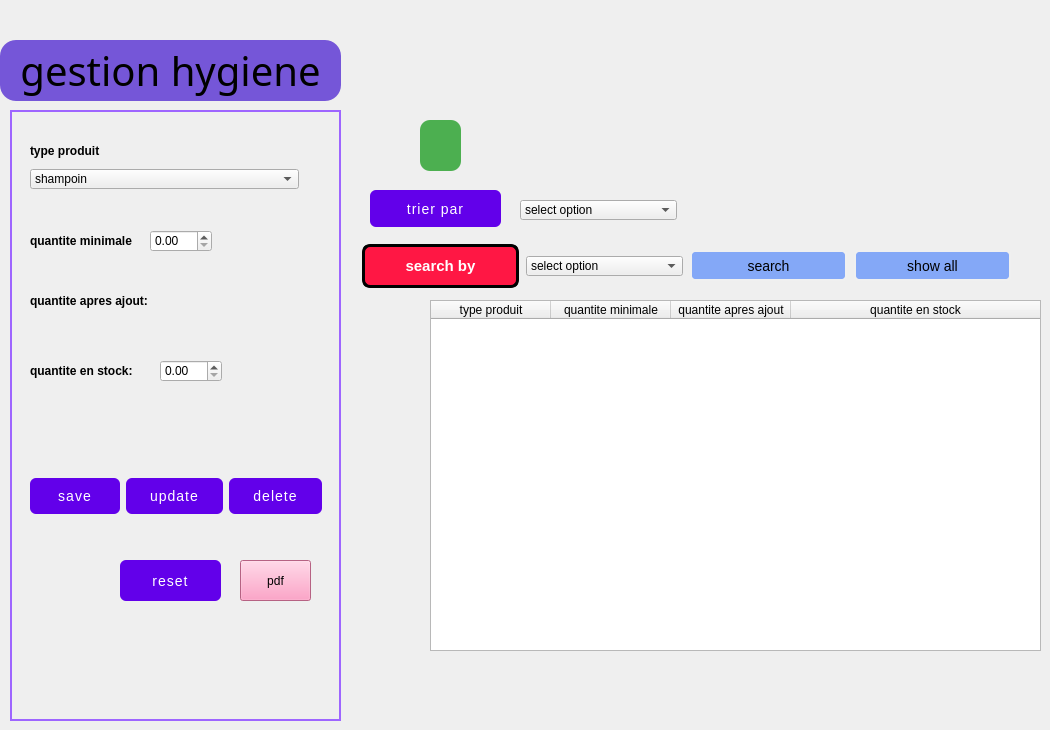
       <widget class="QWidget" name="notifications_page">
        <widget class="QLabel" name="title_label_2">
         <property name="geometry">
          <rect>
           <x>0</x>
           <y>40</y>
           <width>341</width>
           <height>61</height>
          </rect>
         </property>
         <property name="font">
          <font>
           <family>Script MT Bold</family>
           <pointsize>30</pointsize>
          </font>
         </property>
         <property name="styleSheet">
          <string notr="true">background-color:#7556d8;
border-radius:16px;</string>
         </property>
         <property name="text">
          <string>gestion hygiene</string>
         </property>
         <property name="alignment">
          <set>Qt::AlignCenter</set>
         </property>
        </widget>
        <widget class="QLabel" name="label_32">
         <property name="geometry">
          <rect>
           <x>770</x>
           <y>10</y>
           <width>200</width>
           <height>200</height>
          </rect>
         </property>
         <property name="minimumSize">
          <size>
           <width>40</width>
           <height>40</height>
          </size>
         </property>
         <property name="maximumSize">
          <size>
           <width>200</width>
           <height>200</height>
          </size>
         </property>
         <property name="text">
          <string/>
         </property>
         <property name="pixmap">
          <pixmap>:/images/img-hotellerie-produits.jpg</pixmap>
         </property>
         <property name="scaledContents">
          <bool>true</bool>
         </property>
        </widget>
        <widget class="QTableWidget" name="tableWidget_4">
         <property name="geometry">
          <rect>
           <x>430</x>
           <y>300</y>
           <width>611</width>
           <height>351</height>
          </rect>
         </property>
         <property name="focusPolicy">
          <enum>Qt::NoFocus</enum>
         </property>
         <property name="showGrid">
          <bool>false</bool>
         </property>
         <attribute name="horizontalHeaderMinimumSectionSize">
          <number>50</number>
         </attribute>
         <attribute name="horizontalHeaderDefaultSectionSize">
          <number>120</number>
         </attribute>
         <attribute name="horizontalHeaderStretchLastSection">
          <bool>true</bool>
         </attribute>
         <attribute name="verticalHeaderVisible">
          <bool>false</bool>
         </attribute>
         <column>
          <property name="text">
           <string>type produit</string>
          </property>
         </column>
         <column>
          <property name="text">
           <string>quantite minimale</string>
          </property>
         </column>
         <column>
          <property name="text">
           <string>quantite apres ajout</string>
          </property>
         </column>
         <column>
          <property name="text">
           <string>quantite en stock</string>
          </property>
         </column>
        </widget>
        <widget class="QLabel" name="label_31">
         <property name="geometry">
          <rect>
           <x>10</x>
           <y>110</y>
           <width>331</width>
           <height>611</height>
          </rect>
         </property>
         <property name="styleSheet">
          <string notr="true">border: 2px solid #9e65ff;</string>
         </property>
         <property name="text">
          <string/>
         </property>
        </widget>
        <widget class="QPushButton" name="pushButton_48">
         <property name="geometry">
          <rect>
           <x>120</x>
           <y>560</y>
           <width>101</width>
           <height>41</height>
          </rect>
         </property>
         <property name="styleSheet">
          <string notr="true">QPushButton {
    background-color: #6200ea;
    color: white;
    border-radius: 6px;
    padding: 10px 24px;
    font-size: 14px;
    letter-spacing: 1px;
    text-transform: uppercase;
    transition: background-color 0.3s ease;
}
QPushButton:hover {
    background-color: #3700b3;
}
QPushButton:pressed {
    background-color: #30009c;
}</string>
         </property>
         <property name="text">
          <string>reset</string>
         </property>
        </widget>
        <widget class="QWidget" name="layoutWidget_8">
         <property name="geometry">
          <rect>
           <x>30</x>
           <y>470</y>
           <width>292</width>
           <height>52</height>
          </rect>
         </property>
         <layout class="QHBoxLayout" name="horizontalLayout_17">
          <item>
           <widget class="QPushButton" name="pushButton_49">
            <property name="styleSheet">
             <string notr="true">QPushButton {
    background-color: #6200ea;
    color: white;
    border-radius: 6px;
    padding: 10px 24px;
    font-size: 14px;
    letter-spacing: 1px;
    text-transform: uppercase;
    transition: background-color 0.3s ease;
}
QPushButton:hover {
    background-color: #3700b3;
}
QPushButton:pressed {
    background-color: #30009c;
}
</string>
            </property>
            <property name="text">
             <string>save</string>
            </property>
           </widget>
          </item>
          <item>
           <widget class="QPushButton" name="pushButton_50">
            <property name="styleSheet">
             <string notr="true">QPushButton {
    background-color: #6200ea;
    color: white;
    border-radius: 6px;
    padding: 10px 24px;
    font-size: 14px;
    letter-spacing: 1px;
    text-transform: uppercase;
    transition: background-color 0.3s ease;
}
QPushButton:hover {
    background-color: #3700b3;
}
QPushButton:pressed {
    background-color: #30009c;
}</string>
            </property>
            <property name="text">
             <string>update</string>
            </property>
           </widget>
          </item>
          <item>
           <widget class="QPushButton" name="pushButton_51">
            <property name="styleSheet">
             <string notr="true">QPushButton {
    background-color: #6200ea;
    color: white;
    border-radius: 6px;
    padding: 10px 24px;
    font-size: 14px;
    letter-spacing: 1px;
    text-transform: uppercase;
    transition: background-color 0.3s ease;
}
QPushButton:hover {
    background-color: #3700b3;
}
QPushButton:pressed {
    background-color: #30009c;
}</string>
            </property>
            <property name="text">
             <string>delete</string>
            </property>
           </widget>
          </item>
         </layout>
        </widget>
        <widget class="QComboBox" name="comboBox_19">
         <property name="geometry">
          <rect>
           <x>30</x>
           <y>169</y>
           <width>269</width>
           <height>20</height>
          </rect>
         </property>
         <item>
          <property name="text">
           <string>shampoin</string>
          </property>
         </item>
         <item>
          <property name="text">
           <string>savon</string>
          </property>
         </item>
        </widget>
        <widget class="QLabel" name="label_61">
         <property name="geometry">
          <rect>
           <x>30</x>
           <y>140</y>
           <width>269</width>
           <height>22</height>
          </rect>
         </property>
         <property name="font">
          <font>
           <weight>75</weight>
           <bold>true</bold>
          </font>
         </property>
         <property name="text">
          <string>type produit</string>
         </property>
        </widget>
        <widget class="QDoubleSpinBox" name="doubleSpinBox">
         <property name="geometry">
          <rect>
           <x>150</x>
           <y>230</y>
           <width>62</width>
           <height>22</height>
          </rect>
         </property>
        </widget>
        <widget class="QLabel" name="label_62">
         <property name="geometry">
          <rect>
           <x>30</x>
           <y>230</y>
           <width>121</width>
           <height>22</height>
          </rect>
         </property>
         <property name="font">
          <font>
           <weight>75</weight>
           <bold>true</bold>
          </font>
         </property>
         <property name="text">
          <string>quantite minimale</string>
         </property>
        </widget>
        <widget class="QDoubleSpinBox" name="doubleSpinBox_2">
         <property name="geometry">
          <rect>
           <x>160</x>
           <y>360</y>
           <width>62</width>
           <height>22</height>
          </rect>
         </property>
        </widget>
        <widget class="QLabel" name="label_63">
         <property name="geometry">
          <rect>
           <x>30</x>
           <y>290</y>
           <width>161</width>
           <height>22</height>
          </rect>
         </property>
         <property name="font">
          <font>
           <weight>75</weight>
           <bold>true</bold>
          </font>
         </property>
         <property name="text">
          <string>quantite apres ajout:</string>
         </property>
        </widget>
        <widget class="QLabel" name="label_64">
         <property name="geometry">
          <rect>
           <x>30</x>
           <y>360</y>
           <width>121</width>
           <height>22</height>
          </rect>
         </property>
         <property name="font">
          <font>
           <weight>75</weight>
           <bold>true</bold>
          </font>
         </property>
         <property name="text">
          <string>quantite en stock:</string>
         </property>
        </widget>
        <widget class="QPushButton" name="pushButton_52">
         <property name="geometry">
          <rect>
           <x>240</x>
           <y>560</y>
           <width>71</width>
           <height>41</height>
          </rect>
         </property>
         <property name="styleSheet">
          <string notr="true">background-color: rgb(255, 137, 184);</string>
         </property>
         <property name="text">
          <string>pdf</string>
         </property>
         <property name="icon">
          <iconset>
           <normaloff>im/picture_as_pdf_24dp_5F6368_FILL0_wght400_GRAD0_opsz24.png</normaloff>im/picture_as_pdf_24dp_5F6368_FILL0_wght400_GRAD0_opsz24.png</iconset>
         </property>
        </widget>
        <widget class="QComboBox" name="comboBox_20">
         <property name="geometry">
          <rect>
           <x>526</x>
           <y>256</y>
           <width>157</width>
           <height>20</height>
          </rect>
         </property>
         <item>
          <property name="text">
           <string>select option</string>
          </property>
         </item>
         <item>
          <property name="text">
           <string>contact</string>
          </property>
         </item>
         <item>
          <property name="text">
           <string>room no</string>
          </property>
         </item>
        </widget>
        <widget class="QPushButton" name="pushButton_53">
         <property name="geometry">
          <rect>
           <x>362</x>
           <y>244</y>
           <width>157</width>
           <height>44</height>
          </rect>
         </property>
         <property name="styleSheet">
          <string notr="true">QPushButton {
    background-color: #ff1744;
    color: white;
    border: 3px solid #000000;
    border-radius: 8px;
    padding: 10px 25px;
    font-size: 15px;
    font-weight: bold;
    box-shadow: 5px 5px 0 #000000;
    transition: box-shadow 0.2s ease, background-color 0.2s ease;
}
QPushButton:hover {
    background-color: #f01440;
    box-shadow: 3px 3px 0 #000000;
}
QPushButton:pressed {
    background-color: #d01235;
    box-shadow: 1px 1px 0 #000000;
}
</string>
         </property>
         <property name="text">
          <string>search by</string>
         </property>
        </widget>
        <widget class="QPushButton" name="pushButton_54">
         <property name="geometry">
          <rect>
           <x>854</x>
           <y>250</y>
           <width>157</width>
           <height>31</height>
          </rect>
         </property>
         <property name="styleSheet">
          <string notr="true">  font-size: 14px;
    padding: 5px 10px;
    border: 2px solid #f0f0f0;
    border-radius: 5px;
    background-color: #84a8f7;</string>
         </property>
         <property name="text">
          <string>show all</string>
         </property>
        </widget>
        <widget class="QPushButton" name="pushButton_55">
         <property name="geometry">
          <rect>
           <x>690</x>
           <y>250</y>
           <width>157</width>
           <height>31</height>
          </rect>
         </property>
         <property name="styleSheet">
          <string notr="true">  font-size: 14px;
    padding: 5px 10px;
    border: 2px solid #f0f0f0;
    border-radius: 5px;
    background-color: #84a8f7;</string>
         </property>
         <property name="text">
          <string>search</string>
         </property>
        </widget>
        <widget class="QPushButton" name="pushButton_56">
         <property name="geometry">
          <rect>
           <x>370</x>
           <y>190</y>
           <width>131</width>
           <height>37</height>
          </rect>
         </property>
         <property name="styleSheet">
          <string notr="true">QPushButton {
    background-color: #6200ea;
    color: white;
    border-radius: 6px;
    padding: 10px 24px;
    font-size: 14px;
    letter-spacing: 1px;
    text-transform: uppercase;
    transition: background-color 0.3s ease;
}
QPushButton:hover {
    background-color: #3700b3;
}
QPushButton:pressed {
    background-color: #30009c;
}</string>
         </property>
         <property name="text">
          <string>trier par</string>
         </property>
        </widget>
        <widget class="QComboBox" name="comboBox_21">
         <property name="geometry">
          <rect>
           <x>520</x>
           <y>200</y>
           <width>157</width>
           <height>20</height>
          </rect>
         </property>
         <item>
          <property name="text">
           <string>select option</string>
          </property>
         </item>
         <item>
          <property name="text">
           <string>contact</string>
          </property>
         </item>
         <item>
          <property name="text">
           <string>room no</string>
          </property>
         </item>
        </widget>
        <widget class="QPushButton" name="pushButton_57">
         <property name="geometry">
          <rect>
           <x>420</x>
           <y>120</y>
           <width>41</width>
           <height>51</height>
          </rect>
         </property>
         <property name="styleSheet">
          <string notr="true">QPushButton {
    background-color: #4CAF50;        /* Green background */
    color: white;                     /* White text */
    border: none;                     /* No border for a clean look */
    border-radius: 10px;              /* Rounded corners */
    padding: 10px 20px;               /* Padding */
    font-size: 16px;                  /* Text size */
    font-weight: bold;                /* Bold text */
    box-shadow: 3px 3px 10px rgba(0, 0, 0, 0.3); /* Shadow effect */
}

QPushButton:hover {
    background-color: #45a049;        /* Darker green on hover */
}

QPushButton:pressed {
    background-color: #3e8e41;        /* Darker green on press */
}

QPushButton:disabled {
    background-color: #cccccc;        /* Gray background when disabled */
    color: #666666;                   /* Gray text when disabled */
}
</string>
         </property>
         <property name="text">
          <string/>
         </property>
         <property name="icon">
          <iconset>
           <normaloff>m/pngtree-vector-pie-chart-icon-png-image_4894574.jpg</normaloff>m/pngtree-vector-pie-chart-icon-png-image_4894574.jpg</iconset>
         </property>
         <property name="iconSize">
          <size>
           <width>50</width>
           <height>50</height>
          </size>
         </property>
        </widget>
       </widget>
